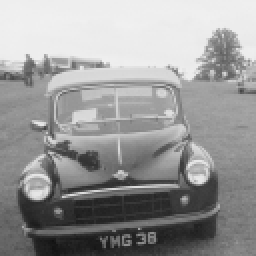
%> input picture 增强算法/Histogram-Equalization-Logarithmic-Mapping-Image-Rotation-Gaussian-Averaging-Filter-Median-Filter-master/GaussianFilter/auto.pnm, 128 x 128 px (shown 2 times larger)
$ octave GaussianFilterInbuilt.m   (GNU Octave 9; MATLAB toolbox functions it lacks are replaced by stand-ins)
%> lines starting %> are read from the running program, lines starting %| are printed output that depends on the picture
% Flush out the MATLAB.
close all;
clc;
clear all;


% Read the desired image file.
ImageData=imread('auto.pnm');
%> ImageData is the input picture: size 128x128 uint8; min 17, max 241, mean 152


% Display the original image.
figure,imshow(ImageData);
title(' Original Image: ');


% Take the input of the sigma from user.
SigmaValue = input('Enter the Sigma = ');
%> the answer given: 2


% Gaussian Filter implementation.
OutputImage = imgaussfilt(ImageData,SigmaValue);
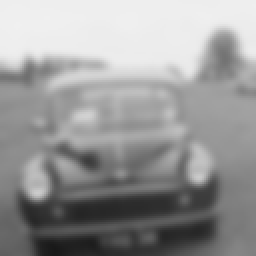
%> OutputImage: size 128x128 uint8 (shown 2 times larger); min 24, max 240, mean 152


% Display the output image.
figure, imshow(OutputImage);
title(' Final Image: ');


% Add noise to oriiginal image.
ImageDataNoise = imnoise(ImageData,'Salt & Pepper', 0.04);
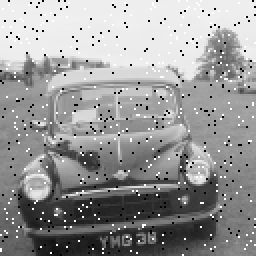
%> ImageDataNoise: size 128x128 uint8 (shown 2 times larger); min 0, max 255, mean 151.1


% Display the original image with noise.
figure,imshow(ImageDataNoise);
title(' Original Image with noise: ');


% Gaussian Filter implementation.
OutputImageWithNoise = imgaussfilt(ImageDataNoise,SigmaValue);


% Display the output image.
figure,imshow(OutputImageWithNoise);
title(' Final Image(with noise): ');

$ run again, with 增强算法/Histogram-Equalization-Logarithmic-Mapping-Image-Rotation-Gaussian-Averaging-Filter-Median-Filter-master/GaussianFilter/building.pnm copied over 增强算法/Histogram-Equalization-Logarithmic-Mapping-Image-Rotation-Gaussian-Averaging-Filter-Median-Filter-master/GaussianFilter/auto.pnm
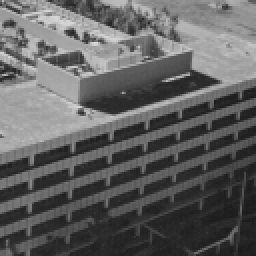
%> input picture 增强算法/Histogram-Equalization-Logarithmic-Mapping-Image-Rotation-Gaussian-Averaging-Filter-Median-Filter-master/GaussianFilter/building.pnm, 128 x 128 px (shown 2 times larger)
%> ImageData is the input picture: size 128x128 uint8; min 25, max 217, mean 96.3
%> `OutputImage = imgaussfilt(ImageData,SigmaValue);`:
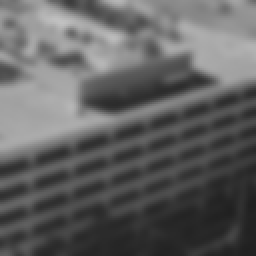
%> OutputImage: size 128x128 uint8 (shown 2 times larger); min 31, max 193, mean 96.3
%> `ImageDataNoise = imnoise(ImageData,'Salt & Pepper', 0.04);`:
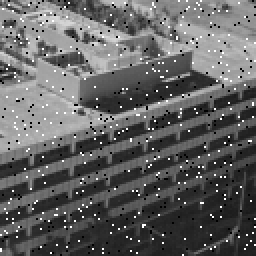
%> ImageDataNoise: size 128x128 uint8 (shown 2 times larger); min 0, max 255, mean 97.8

$ run again, with 增强算法/Histogram-Equalization-Logarithmic-Mapping-Image-Rotation-Gaussian-Averaging-Filter-Median-Filter-master/GaussianFilter/child.pnm copied over 增强算法/Histogram-Equalization-Logarithmic-Mapping-Image-Rotation-Gaussian-Averaging-Filter-Median-Filter-master/GaussianFilter/auto.pnm
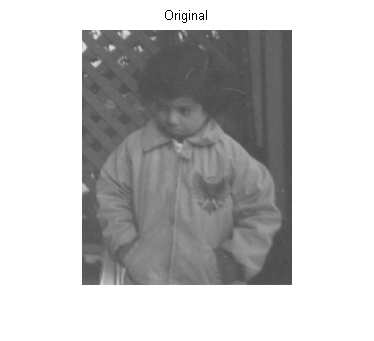
%> input picture 增强算法/Histogram-Equalization-Logarithmic-Mapping-Image-Rotation-Gaussian-Averaging-Filter-Median-Filter-master/GaussianFilter/child.pnm, 374 x 341 px
%> ImageData is the input picture: size 341x374x3 uint8; min 0, max 255, mean 194
%> `OutputImage = imgaussfilt(ImageData,SigmaValue);`:
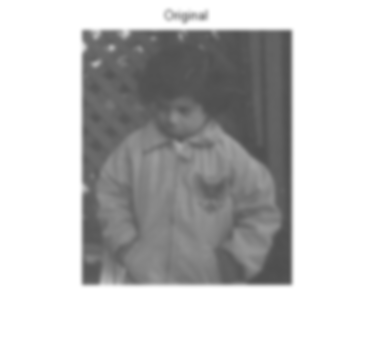
%> OutputImage: size 341x374x3 uint8; min 78, max 255, mean 194
%> `ImageDataNoise = imnoise(ImageData,'Salt & Pepper', 0.04);`:
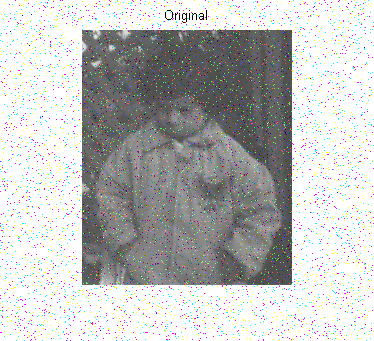
%> ImageDataNoise: size 341x374x3 uint8; mean R, G, B 191.3, 191.4, 191.2
